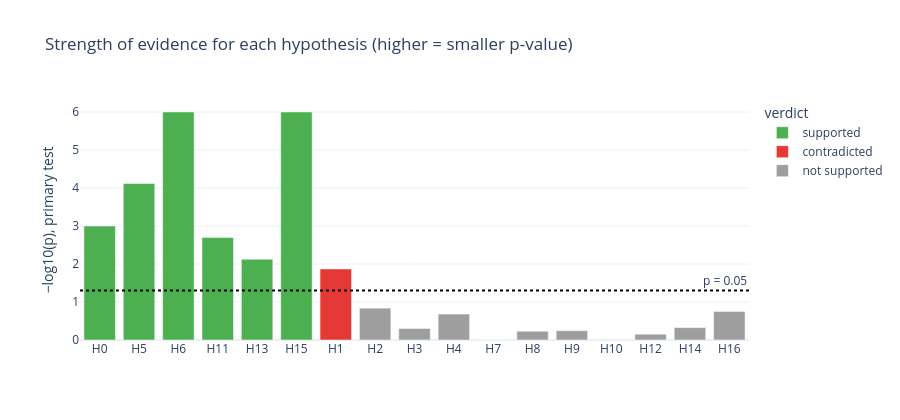

The cell this chart's notebook holds for it:
### Code cell
d = sb.dropna(subset=["p"]).copy()
d["-log10 p"] = -np.log10(d.p.clip(lower=1e-6))
fig = px.bar(d.reset_index(), x="id", y="-log10 p", color="verdict", color_discrete_map={"supported": "#4caf50", "partly supported": "#fbc02d", "not supported": "#9e9e9e", "contradicted": "#e53935"},
             hover_data=["hypothesis", "p", "q (BH)"], title="Strength of evidence for each hypothesis (higher = smaller p-value)")
fig.add_hline(y=-np.log10(0.05), line_dash="dot", line_color="black", annotation_text="p = 0.05")
fig.update_layout(height=420, xaxis_title="", yaxis_title="−log10(p), primary test"); fig.show()
n_tests = int(sb["q (BH)"].notna().sum())
print(f"{n_tests} primary tests in the family at α = 0.05: about {0.05 * n_tests:.1f} would pass by chance alone. Passing raw p < 0.05: {int((sb.loc[sb['q (BH)'].notna(), 'p'] < 0.05).sum())}; passing q < 0.10 after correction: {int((sb['q (BH)'] < 0.10).sum())}.")

### Figure 1 — Plotly figure (JSON) as saved in the notebook; plotly's stock layout.template omitted (floating-point values rounded to 4 significant figures)
{"data": [{"customdata": [["Country conditions and firm performance", 0.001, 0.005], ["Business environment", 7.572e-05, 0.0005679], ["EU labour cost and productivity", 2.198e-08, 3.297e-07], ["Sensitivity of the development–ROA link", 0.002, null], ["Size and sector: who carries the country effect", 0.0075, 0.02813], ["Source agreement: Yahoo vs ESEF", 1e-12, null]], "hovertemplate": "verdict=supported<br>id=%{x}<br>-log10 p=%{y}<br>hypothesis=%{customdata[0]}<br>p=%{customdata[1]}<br>q (BH)=%{customdata[2]}<extra></extra>", "legendgroup": "supported", "marker": {"color": "#4caf50", "pattern": {"shape": ""}}, "name": "supported", "orientation": "v", "showlegend": true, "textposition": "auto", "type": "bar", "x": ["H0", "H5", "H6", "H11", "H13", "H15"], "xaxis": "x", "y": [3.0, 4.121, 6.0, 2.699, 2.125, 6.0], "yaxis": "y"}, {"customdata": [["Risk and stability", 0.0135, 0.0405]], "hovertemplate": "verdict=contradicted<br>id=%{x}<br>-log10 p=%{y}<br>hypothesis=%{customdata[0]}<br>p=%{customdata[1]}<br>q (BH)=%{customdata[2]}<extra></extra>", "legendgroup": "contradicted", "marker": {"color": "#e53935", "pattern": {"shape": ""}}, "name": "contradicted", "orientation": "v", "showlegend": true, "textposition": "auto", "type": "bar", "x": ["H1"], "xaxis": "x", "y": [1.87], "yaxis": "y"}, {"customdata": [["Growth and catch-up", 0.145, 0.3625], ["Mechanism of the development–ROA link", 0.5, 0.7337], ["Sector × country type", 0.2075, 0.3891], ["Out-of-country prediction", 1.0, 1.0], ["Stock returns and country development", 0.587, 0.7337], ["Within-company response to national growth", 0.569, 0.7337], ["Shocks: COVID crash and institutions", 0.988, 1.0], ["Financing: equity ratio and development", 0.702, 0.81], ["Convergence of company profitability", 0.4715, 0.7337], ["New indicators: energy, climate, tax, banking, currency", 0.1772, 0.3798]], "hovertemplate": "verdict=not supported<br>id=%{x}<br>-log10 p=%{y}<br>hypothesis=%{customdata[0]}<br>p=%{customdata[1]}<br>q (BH)=%{customdata[2]}<extra></extra>", "legendgroup": "not supported", "marker": {"color": "#9e9e9e", "pattern": {"shape": ""}}, "name": "not supported", "orientation": "v", "showlegend": true, "textposition": "auto", "type": "bar", "x": ["H2", "H3", "H4", "H7", "H8", "H9", "H10", "H12", "H14", "H16"], "xaxis": "x", "y": [0.8386, 0.301, 0.683, -0.0, 0.2314, 0.2449, 0.005243, 0.1537, 0.3265, 0.7515], "yaxis": "y"}], "layout": {"annotations": [{"showarrow": false, "text": "p = 0.05", "x": 1, "xanchor": "right", "xref": "x domain", "y": 1.301, "yanchor": "bottom", "yref": "y"}], "barmode": "relative", "height": 420, "legend": {"title": {"text": "verdict"}, "tracegroupgap": 0}, "shapes": [{"line": {"color": "black", "dash": "dot"}, "type": "line", "x0": 0, "x1": 1, "xref": "x domain", "y0": 1.301, "y1": 1.301, "yref": "y"}], "title": {"text": "Strength of evidence for each hypothesis (higher = smaller p-value)"}, "xaxis": {"anchor": "y", "domain": [0.0, 1.0], "title": {"text": ""}}, "yaxis": {"anchor": "x", "domain": [0.0, 1.0], "title": {"text": "−log10(p), primary test"}}}}
